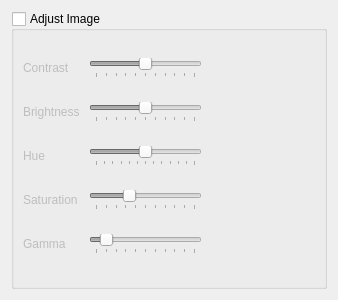
<?xml version="1.0" encoding="UTF-8"?>
<ui version="4.0">
 <class>VideoFilters</class>
 <widget class="QWidget" name="VideoFilters">
  <property name="windowModality">
   <enum>Qt::WindowModal</enum>
  </property>
  <property name="geometry">
   <rect>
    <x>0</x>
    <y>0</y>
    <width>338</width>
    <height>300</height>
   </rect>
  </property>
  <property name="windowTitle">
   <string>Filters</string>
  </property>
  <layout class="QVBoxLayout" name="verticalLayout">
   <item>
    <widget class="QGroupBox" name="videoFiltersGroupBox">
     <property name="title">
      <string>Adjust Image</string>
     </property>
     <property name="checkable">
      <bool>true</bool>
     </property>
     <property name="checked">
      <bool>false</bool>
     </property>
     <layout class="QVBoxLayout" name="verticalLayout_2">
      <item>
       <layout class="QHBoxLayout" name="horizontalLayout">
        <item>
         <widget class="QLabel" name="label">
          <property name="minimumSize">
           <size>
            <width>60</width>
            <height>0</height>
           </size>
          </property>
          <property name="text">
           <string>Contrast</string>
          </property>
         </widget>
        </item>
        <item>
         <widget class="QSlider" name="sliderContrast">
          <property name="maximum">
           <number>200</number>
          </property>
          <property name="singleStep">
           <number>1</number>
          </property>
          <property name="value">
           <number>100</number>
          </property>
          <property name="orientation">
           <enum>Qt::Horizontal</enum>
          </property>
          <property name="tickPosition">
           <enum>QSlider::TicksBelow</enum>
          </property>
          <property name="tickInterval">
           <number>20</number>
          </property>
         </widget>
        </item>
        <item>
         <spacer name="horizontalSpacer">
          <property name="orientation">
           <enum>Qt::Horizontal</enum>
          </property>
          <property name="sizeHint" stdset="0">
           <size>
            <width>40</width>
            <height>20</height>
           </size>
          </property>
         </spacer>
        </item>
       </layout>
      </item>
      <item>
       <layout class="QHBoxLayout" name="horizontalLayout_3">
        <item>
         <widget class="QLabel" name="label_3">
          <property name="minimumSize">
           <size>
            <width>60</width>
            <height>0</height>
           </size>
          </property>
          <property name="text">
           <string>Brightness</string>
          </property>
         </widget>
        </item>
        <item>
         <widget class="QSlider" name="sliderBrightness">
          <property name="maximum">
           <number>200</number>
          </property>
          <property name="value">
           <number>100</number>
          </property>
          <property name="orientation">
           <enum>Qt::Horizontal</enum>
          </property>
          <property name="tickPosition">
           <enum>QSlider::TicksBelow</enum>
          </property>
          <property name="tickInterval">
           <number>20</number>
          </property>
         </widget>
        </item>
        <item>
         <spacer name="horizontalSpacer_2">
          <property name="orientation">
           <enum>Qt::Horizontal</enum>
          </property>
          <property name="sizeHint" stdset="0">
           <size>
            <width>40</width>
            <height>20</height>
           </size>
          </property>
         </spacer>
        </item>
       </layout>
      </item>
      <item>
       <layout class="QHBoxLayout" name="horizontalLayout_4">
        <item>
         <widget class="QLabel" name="label_4">
          <property name="minimumSize">
           <size>
            <width>60</width>
            <height>0</height>
           </size>
          </property>
          <property name="text">
           <string>Hue</string>
          </property>
         </widget>
        </item>
        <item>
         <widget class="QSlider" name="sliderHue">
          <property name="minimum">
           <number>-180</number>
          </property>
          <property name="maximum">
           <number>180</number>
          </property>
          <property name="orientation">
           <enum>Qt::Horizontal</enum>
          </property>
          <property name="tickPosition">
           <enum>QSlider::TicksBelow</enum>
          </property>
          <property name="tickInterval">
           <number>30</number>
          </property>
         </widget>
        </item>
        <item>
         <spacer name="horizontalSpacer_3">
          <property name="orientation">
           <enum>Qt::Horizontal</enum>
          </property>
          <property name="sizeHint" stdset="0">
           <size>
            <width>40</width>
            <height>20</height>
           </size>
          </property>
         </spacer>
        </item>
       </layout>
      </item>
      <item>
       <layout class="QHBoxLayout" name="horizontalLayout_5">
        <item>
         <widget class="QLabel" name="label_5">
          <property name="minimumSize">
           <size>
            <width>60</width>
            <height>0</height>
           </size>
          </property>
          <property name="text">
           <string>Saturation</string>
          </property>
         </widget>
        </item>
        <item>
         <widget class="QSlider" name="sliderSaturation">
          <property name="maximum">
           <number>300</number>
          </property>
          <property name="pageStep">
           <number>15</number>
          </property>
          <property name="value">
           <number>100</number>
          </property>
          <property name="orientation">
           <enum>Qt::Horizontal</enum>
          </property>
          <property name="tickPosition">
           <enum>QSlider::TicksBelow</enum>
          </property>
          <property name="tickInterval">
           <number>30</number>
          </property>
         </widget>
        </item>
        <item>
         <spacer name="horizontalSpacer_4">
          <property name="orientation">
           <enum>Qt::Horizontal</enum>
          </property>
          <property name="sizeHint" stdset="0">
           <size>
            <width>40</width>
            <height>20</height>
           </size>
          </property>
         </spacer>
        </item>
       </layout>
      </item>
      <item>
       <layout class="QHBoxLayout" name="horizontalLayout_2">
        <item>
         <widget class="QLabel" name="label_2">
          <property name="minimumSize">
           <size>
            <width>60</width>
            <height>0</height>
           </size>
          </property>
          <property name="text">
           <string>Gamma</string>
          </property>
         </widget>
        </item>
        <item>
         <widget class="QSlider" name="sliderGamma">
          <property name="minimum">
           <number>1</number>
          </property>
          <property name="maximum">
           <number>1000</number>
          </property>
          <property name="singleStep">
           <number>10</number>
          </property>
          <property name="pageStep">
           <number>50</number>
          </property>
          <property name="value">
           <number>100</number>
          </property>
          <property name="orientation">
           <enum>Qt::Horizontal</enum>
          </property>
          <property name="tickPosition">
           <enum>QSlider::TicksBelow</enum>
          </property>
          <property name="tickInterval">
           <number>100</number>
          </property>
         </widget>
        </item>
        <item>
         <spacer name="horizontalSpacer_5">
          <property name="orientation">
           <enum>Qt::Horizontal</enum>
          </property>
          <property name="sizeHint" stdset="0">
           <size>
            <width>40</width>
            <height>20</height>
           </size>
          </property>
         </spacer>
        </item>
       </layout>
      </item>
     </layout>
    </widget>
   </item>
  </layout>
 </widget>
 <resources/>
 <connections/>
</ui>
